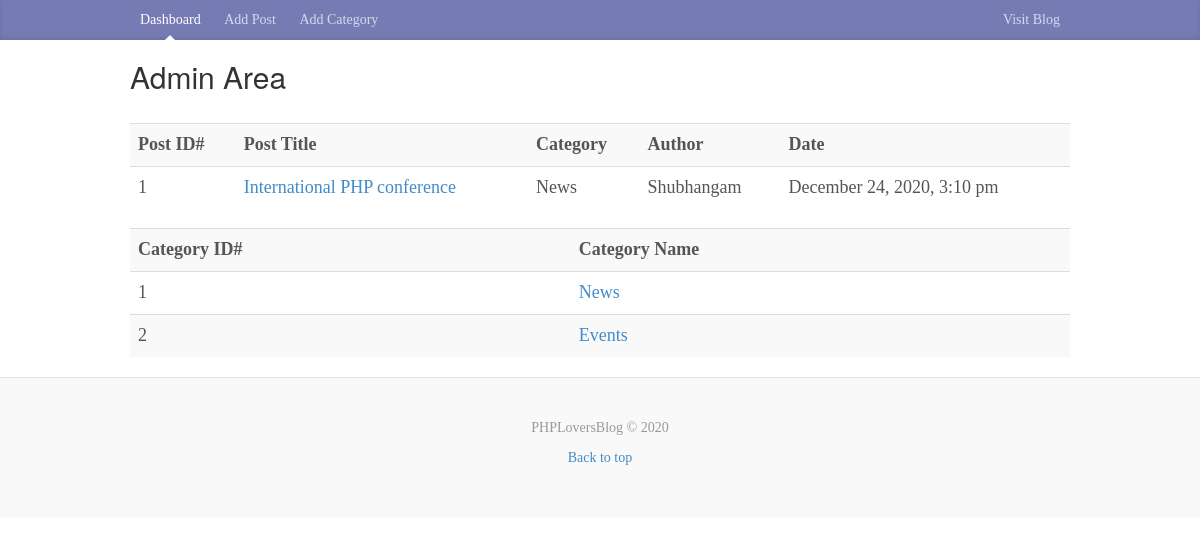
The app's page /admin/index.php with its own data.
### tables this page shows
CREATE TABLE `posts` (
  `id` int(11) NOT NULL,
  `category` int(11) NOT NULL,
  `title` varchar(255) NOT NULL,
  `body` text NOT NULL,
  `author` varchar(255) NOT NULL,
  `tags` varchar(255) NOT NULL,
  `date` timestamp NOT NULL DEFAULT current_timestamp()
);

CREATE TABLE `categories` (
  `id` int(11) NOT NULL,
  `name` varchar(255) NOT NULL
);

### libraries/Database.php (called while the page is built, shortened)
<?php
class Database{
	public $host = DB_HOST;
	public $username = DB_USER;
	public $password = DB_PASS;
	public $db_name = DB_NAME;
	public $link;
	 private function connect(){
		$this->link = new mysqli($this->host, $this->username, $this->password, $this->db_name);
	 }
	  public function select($query){
		$result = $this->link->query($query) or die($this->link->error.__LINE__);
		if($result->num_rows > 0){
			return $result;
		} else {
			return false;
		}
	  }
}

### helpers/format_helper.php (called while the page is built, shortened)
<?php
 function formatDate($date){
	return date('F j, Y, g:i a',strtotime($date));
 }

### admin/index.php (the view)
<?php include 'includes/header.php'; ?>
<?php
$db = new Database;
$query = "SELECT posts.*, categories.name FROM posts
			INNER JOIN categories
			ON posts.category = categories.id
			ORDER BY posts.title DESC";
$posts = $db->select($query);
	$query = "SELECT * FROM categories
				ORDER BY name DESC";
	$categories = $db->select($query);
?>
<table class="table table-striped">
	<tr>
		<th>Post ID#</th>
		<th>Post Title</th>
		<th>Category</th>
		<th>Author</th>
		<th>Date</th>
	</tr>
		<?php while($row = $posts->fetch_assoc()) : ?>
			<tr>
				<td><?php echo $row['id']; ?></td>
				<td><a href="edit_post.php?id=<?php echo $row['id']; ?>"><?php echo $row['title']; ?></a></td>
				<td><?php echo $row['name']; ?></td>
				<td><?php echo $row['author']; ?></td>
				<td><?php echo formatDate($row['date']); ?></td>
			</tr>
		<?php endwhile; ?>
</table>
<table class="table table-striped">
	<tr>
		<th>Category ID#</th>
		<th>Category Name</th>
	</tr>
	<?php while($row = $categories->fetch_assoc()) : ?>
			<tr>
				<td><?php echo $row['id']; ?></td>
				<td><a href="edit_category.php?id=<?php echo $row['id']; ?>"><?php echo $row['name']; ?></a></td>
			</tr>
		<?php endwhile; ?>
</table>
<?php include 'includes/footer.php'; ?>

### css/custom.css (style rules this page uses)
body { font-family: Georgia, "Times New Roman", Times, serif; color: #555; }

### records on screen
posts: id "1", title "International PHP conference", categories.name "News", author "Shubhangam", date "December 24, 2020, 3:10 pm"
categories: id "1", name "News"
categories: id "2", name "Events"
